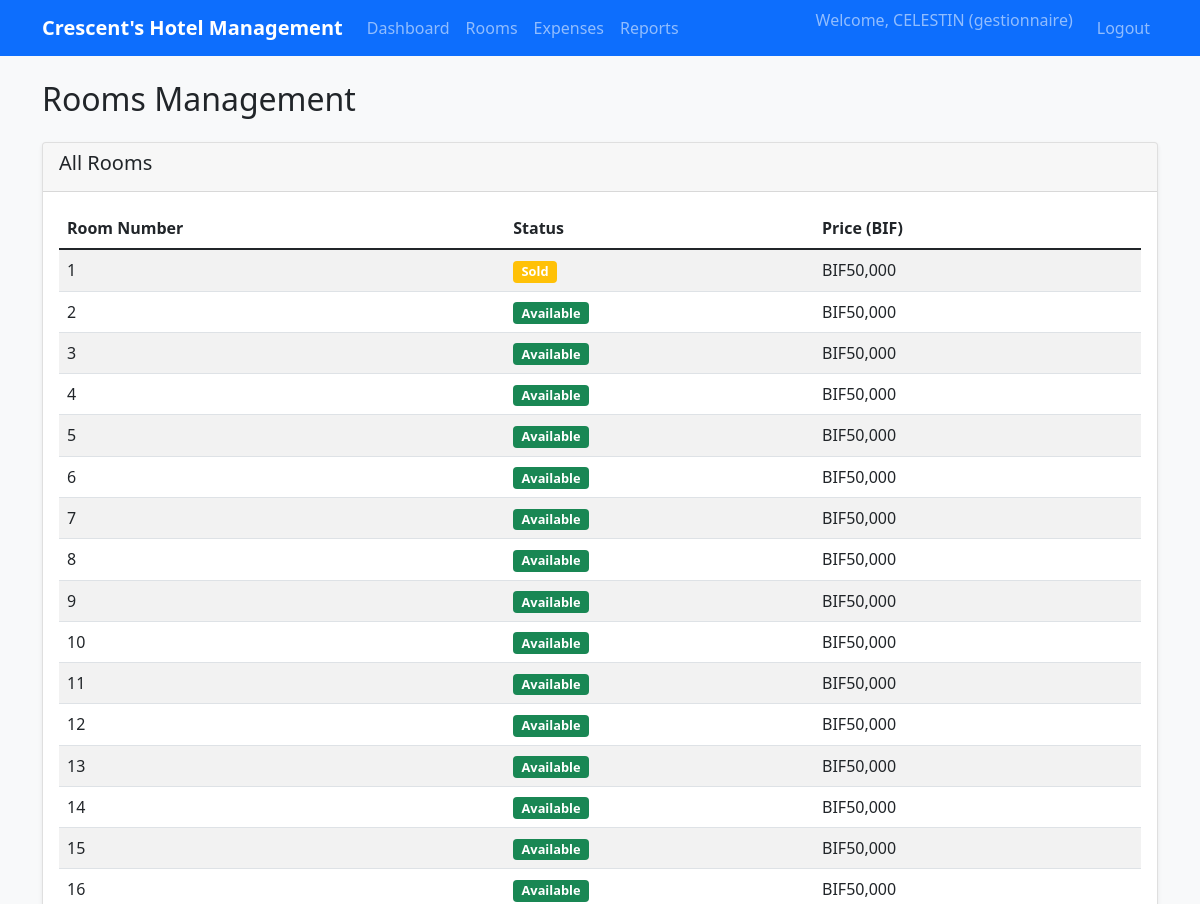
Page /rooms (signed in, upper part) on the earlier database version.
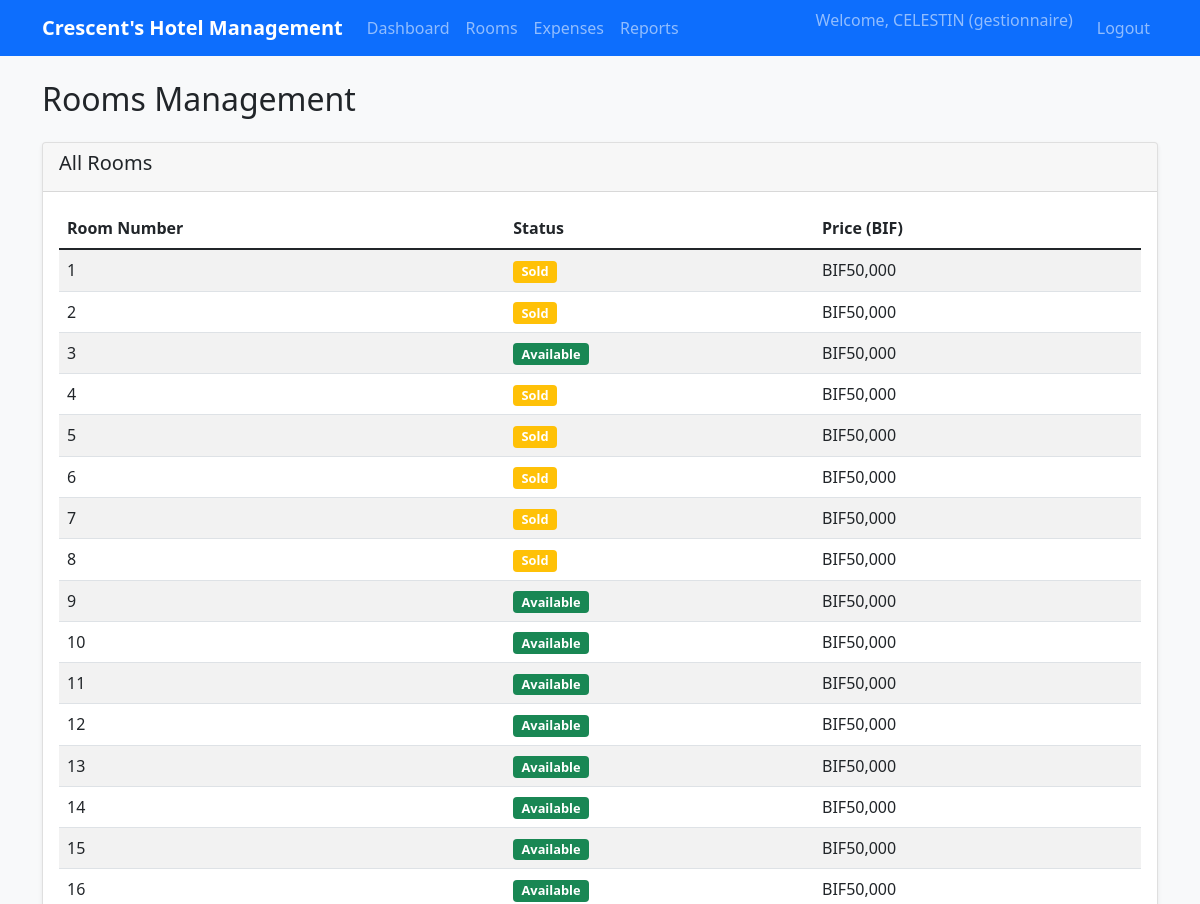
Same page on the later database version.
### tables this page shows
CREATE TABLE rooms (
            room_id INTEGER PRIMARY KEY AUTOINCREMENT,
            room_number INTEGER UNIQUE NOT NULL,
            status TEXT DEFAULT 'available',
            price REAL NOT NULL
        );

### app.py (the view)
@app.route('/rooms')
@login_required()
def rooms():
    conn = get_db_connection()
    rooms = conn.execute('SELECT * FROM rooms ORDER BY room_number').fetchall()
    conn.close()
    return render_template('rooms.html', rooms=rooms)

### app.py (called while the page is built)
def login_required(role=None):
    def decorator(f):
        @functools.wraps(f)
        def decorated_function(*args, **kwargs):
            if 'user_id' not in session:
                return redirect(url_for('login'))
            if role and session.get('role') != role:
                flash('Access denied. Insufficient permissions.', 'danger')
                return redirect(url_for('dashboard'))
            return f(*args, **kwargs)
        return decorated_function
    return decorator

### database.py (called while the page is built)
def get_db_connection():
    conn = sqlite3.connect('hotel.db')
    conn.row_factory = sqlite3.Row
    return conn

### templates/rooms.html (shortened to what this page needs)
{% extends "base.html" %}
{% block content %}
<h2 class="mb-4">Rooms Management</h2>
<div class="card">
    <div class="card-header">
        <h5>All Rooms</h5>
    </div>
    <div class="card-body">
        <div class="table-responsive">
            <table class="table table-striped">
                <thead>
                    <tr>
                        <th>Room Number</th>
                        <th>Status</th>
                        <th>Price (BIF)</th>
                    </tr>
                </thead>
                <tbody>
                    {% for room in rooms %}
                    <tr>
                        <td>{{ room.room_number }}</td>
                        <td>
                            <span class="badge bg-{{ 'success' if room.status == 'available' else 'warning' }}">
                                {{ room.status|title }}
                            </span>
                        </td>
                        <td>{{ "BIF{:,.0f}".format(room.price) }}</td>
                    </tr>
                    {% endfor %}
                </tbody>
            </table>
        </div>
    </div>
</div>
{% endblock %}

### templates/base.html (shortened to what this page needs)
<!DOCTYPE html>
<html lang="en">
<head>
    <link href="https://cdn.jsdelivr.net/npm/bootstrap@5.1.3/dist/css/bootstrap.min.css" rel="stylesheet">
    <link rel="stylesheet" href="{{ url_for('static', filename='css/style.css') }}">
</head>
<body>
    <nav class="navbar navbar-expand-lg navbar-dark bg-primary">
        <div class="container">
            <a class="navbar-brand" href="{{ url_for('dashboard') }}">Crescent's Hotel Management</a>
            <div class="collapse navbar-collapse" id="navbarNav">
                <ul class="navbar-nav me-auto">
                    {% if session.get('user_id') %}
                        <li class="nav-item">
                            <a class="nav-link" href="{{ url_for('dashboard') }}">Dashboard</a>
                        </li>
                        <li class="nav-item">
                            <a class="nav-link" href="{{ url_for('rooms') }}">Rooms</a>
                        </li>
                        <li class="nav-item">
                            <a class="nav-link" href="{{ url_for('expenses') }}">Expenses</a>
                        </li>
                        <li class="nav-item">
                            <a class="nav-link" href="{{ url_for('reports') }}">Reports</a>
                        </li>
                    {% endif %}
                </ul>
                <ul class="navbar-nav">
                    {% if session.get('user_id') %}
                        <li class="nav-item">
                            <span class="navbar-text me-3">
                                Welcome, {{ session.username }} ({{ session.role }})
                            </span>
                        </li>
                        <li class="nav-item">
                            <a class="nav-link" href="{{ url_for('logout') }}">Logout</a>
                        </li>
                    {% else %}
                        <li class="nav-item">
                            <a class="nav-link" href="{{ url_for('login') }}">Login</a>
                        </li>
                    {% endif %}
                </ul>
            </div>
        </div>
    </nav>
    <div class="container mt-4">
        {% block content %}{% endblock %}
    </div>
</body>
</html>

### static/css/style.css (style rules this page uses)
body { background-color: #f8f9fa; }
.card { box-shadow: 0 0.125rem 0.25rem rgba(0, 0, 0, 0.075); border: 1px solid rgba(0, 0, 0, 0.125); }
.navbar-brand { font-weight: bold; }
.table th { border-top: none; }
.badge { font-size: 0.8em; }

Differences in the rows shown:
changed rooms (number 2 of 16 on the later page): status "Available" → "Sold"
changed rooms (number 4 of 16 on the later page): status "Available" → "Sold"
changed rooms (number 5 of 16 on the later page): status "Available" → "Sold"
changed rooms (number 6 of 16 on the later page): status "Available" → "Sold"
changed rooms (number 7 of 16 on the later page): status "Available" → "Sold"
changed rooms (number 8 of 16 on the later page): status "Available" → "Sold"
